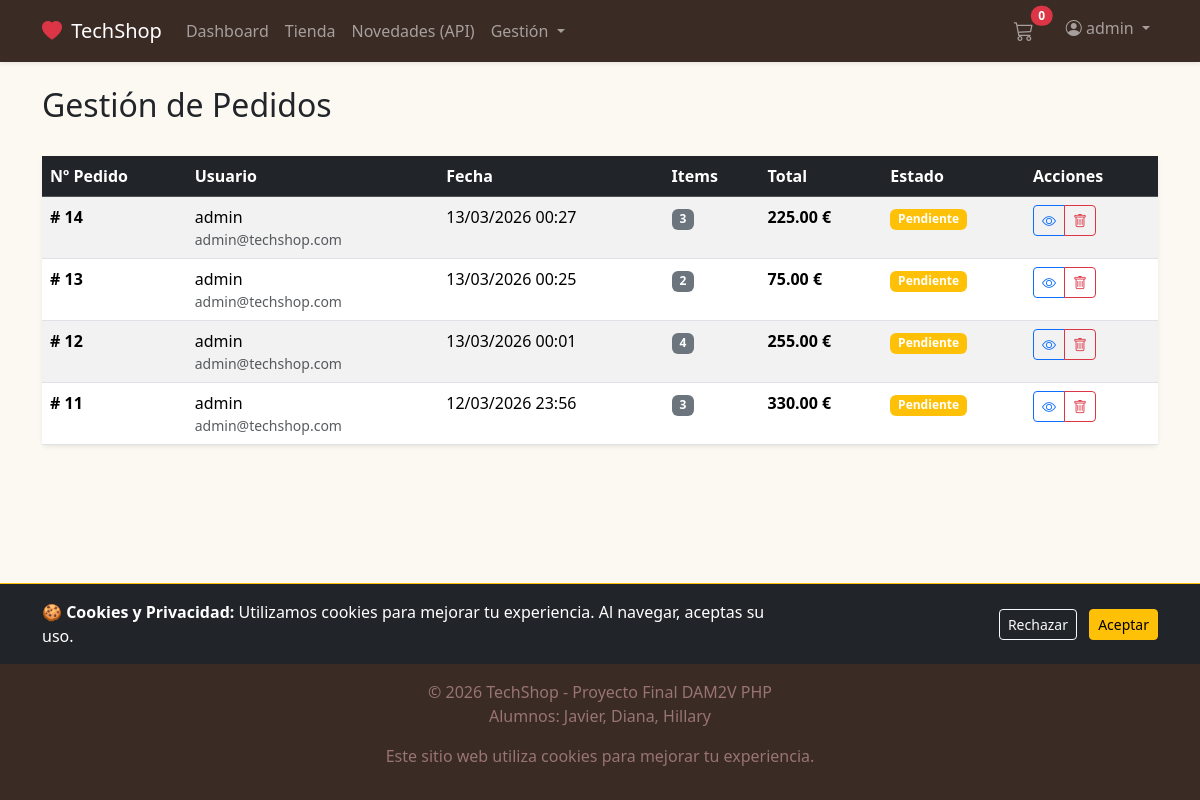
Page /crud_pedidos.php (signed in) on the committed database.
### tables this page shows
CREATE TABLE `usuarios` (
  `id` int(11) NOT NULL,
  `nombre_usuario` varchar(50) NOT NULL,
  `email` varchar(100) NOT NULL,
  `password` varchar(255) NOT NULL,
  `nombre` varchar(50) NOT NULL,
  `apellidos` varchar(100) NOT NULL,
  `telefono` varchar(20) DEFAULT NULL,
  `direccion` text DEFAULT NULL,
  `fecha_registro` datetime DEFAULT current_timestamp(),
  `activo` tinyint(1) DEFAULT 1,
  `rol` enum('admin','vendedor','cliente') DEFAULT 'cliente'
);

CREATE TABLE `pedidos` (
  `id` int(11) NOT NULL,
  `id_usuario` int(11) NOT NULL,
  `fecha_pedido` datetime DEFAULT current_timestamp(),
  `total` decimal(10,2) NOT NULL,
  `estado` enum('Pendiente','Enviado','Entregado') DEFAULT 'Pendiente',
  `direccion_envio` text NOT NULL,
  `notas` text DEFAULT NULL,
  `num_items` int(11) NOT NULL,
  `impuesto` decimal(10,2) DEFAULT 0.00,
  `descuento` decimal(10,2) DEFAULT 0.00
);

### includes/functions.php (called while the page is built, shortened)
<?php
function isLogged()
{
    return isset($_SESSION['usuario_id']);
}
function isSellerOrAdmin()
{
    return isLogged() && isset($_SESSION['usuario_rol']) && in_array($_SESSION['usuario_rol'], ['admin', 'vendedor']);
}
function getLoggedUser($pdo)
{
    if (isLogged()) {
        $stmt = $pdo->prepare("SELECT * FROM usuarios WHERE id = ?");
        $stmt->execute([$_SESSION['usuario_id']]);
        $user = $stmt->fetch();
        return $user ? $user : false;
    }
    return false;
}
?>

### crud_pedidos.php (the view, shortened to what this page needs)
<?php
require_once 'config/db.php';
require_once 'includes/functions.php';
$action = $_GET['action'] ?? 'list';
require_once 'includes/header.php';
?>
<div class="d-flex justify-content-between align-items-center mb-4">
    <h2>Gestión de Pedidos</h2>
</div>
<?php if ($action === 'list'): ?>
    <?php
    $stmt = $pdo->query("
        SELECT p.*, u.nombre_usuario, u.email
        FROM pedidos p
        JOIN usuarios u ON p.id_usuario = u.id
        ORDER BY p.id DESC
    ");
    $pedidos = $stmt->fetchAll();
    ?>
    <div class="card shadow-sm border-0">
        <div class="card-body p-0">
            <div class="table-responsive">
                <table class="table table-hover table-striped mb-0">
                    <thead class="table-dark">
                        <tr>
                            <th>Nº Pedido</th>
                            <th>Usuario</th>
                            <th>Fecha</th>
                            <th>Items</th>
                            <th>Total</th>
                            <th>Estado</th>
                            <th>Acciones</th>
                        </tr>
                    </thead>
                    <tbody>
                        <?php foreach ($pedidos as $p): ?>
                            <tr>
                                <td><strong>#
                                        <?= $p['id'] ?>
                                    </strong></td>
                                <td>
                                    <?= htmlspecialchars($p['nombre_usuario']) ?>
                                    <div class="small text-muted">
                                        <?= htmlspecialchars($p['email']) ?>
                                    </div>
                                </td>
                                <td>
                                    <?= date('d/m/Y H:i', strtotime($p['fecha_pedido'])) ?>
                                </td>
                                <td><span class="badge bg-secondary">
                                        <?= $p['num_items'] ?>
                                    </span></td>
                                <td><strong>
                                        <?= number_format($p['total'], 2) ?> €
                                    </strong></td>
                                <td>
                                    <?php
                                    $bg = 'bg-warning';
                                    ?>
                                    <span class="badge <?= $bg ?>">
                                        <?= $p['estado'] ?>
                                    </span>
                                </td>
                                <td>
                                    <div class="btn-group btn-group-sm">
                                        <a href="?action=edit&id=<?= $p['id'] ?>" class="btn btn-outline-primary"
                                            title="Editar/Ver Detalles"><i class="bi bi-eye"></i></a>
                                        <a href="?delete=<?= $p['id'] ?>" class="btn btn-outline-danger" title="Borrar"
                                            onclick="return confirmarBorrado('pedido');"><i class="bi bi-trash"></i></a>
                                    </div>
                                </td>
                            </tr>
                        <?php endforeach; ?>
                    </tbody>
                </table>
            </div>
        </div>
    </div>
<?php endif; ?>
<?php require_once 'includes/footer.php'; ?>

### includes/header.php (shortened to what this page needs)
<?php
require_once __DIR__ . '/../config/db.php';
require_once __DIR__ . '/functions.php';
$loggedUser = getLoggedUser($pdo);
?>
<!DOCTYPE html>
<html lang="es">
<head>
    <link href="https://cdn.jsdelivr.net/npm/bootstrap@5.3.2/dist/css/bootstrap.min.css" rel="stylesheet">
    <link href="css/estilos.css" rel="stylesheet">
    <link rel="stylesheet" href="https://cdn.jsdelivr.net/npm/bootstrap-icons@1.11.1/font/bootstrap-icons.css">
</head>
<body>
    <nav class="navbar navbar-expand-lg navbar-dark nav-petshop shadow-sm">
        <div class="container">
            <a class="navbar-brand" href="dashboard.php">
                <i class="bi bi-heart-fill text-danger me-1"></i> TechShop
            </a>
            <div class="collapse navbar-collapse" id="navbarNav">
                <ul class="navbar-nav me-auto">
                    <?php if (isLogged()): ?>
                        <?php if (isSellerOrAdmin()): ?>
                            <li class="nav-item">
                                <a class="nav-link" href="dashboard.php">Dashboard</a>
                            </li>
                            <li class="nav-item">
                                <a class="nav-link" href="productos_publicos.php">Tienda</a>
                            </li>
                            <li class="nav-item">
                                <a class="nav-link" href="api_externa.php">Novedades (API)</a>
                            </li>
                            <li class="nav-item dropdown">
                                <a class="nav-link dropdown-toggle" href="#" role="button" data-bs-toggle="dropdown">
                                    Gestión
                                </a>
                            </li>
                        <?php endif; ?>
                    <?php else: ?>
                        <li class="nav-item">
                            <a class="nav-link" href="productos_publicos.php">Tienda Publica</a>
                        </li>
                    <?php endif; ?>
                </ul>
                <ul class="navbar-nav">
                    <?php if (isLogged()): ?>
                        <li class="nav-item">
                            <a class="nav-link position-relative me-3" href="#" data-bs-toggle="modal"
                                data-bs-target="#cartModal">
                                <i class="bi bi-cart3 fs-5"></i>
                                <span
                                    class="position-absolute top-10 start-100 translate-middle badge rounded-pill bg-danger"
                                    id="cartCount">0</span>
                            </a>
                        </li>
                        <li class="nav-item dropdown">
                            <a class="nav-link dropdown-toggle" href="#" role="button" data-bs-toggle="dropdown">
                                <i class="bi bi-person-circle"></i>
                                <?= htmlspecialchars($loggedUser['nombre_usuario']) ?>
                            </a>
                        </li>
                    <?php endif; ?>
                </ul>
            </div>
        </div>
    </nav>
    <main class="container my-4">

### css/estilos.css (style rules this page uses)
:root { --pet-primary: #453f3a2e; --pet-secondary: #4ea899; --pet-dark: #3a2b25; }
body { background-color: #fcf9f2; display: flex; flex-direction: column; min-height: 100vh; }
main { flex: 1; }
.nav-petshop { background-color: var(--pet-dark) !important; }

### rows in the picture
usuarios: nombre_usuario "admin"
pedidos: id "14", id_usuario.nombre_usuario "admin", id_usuario.email "admin@techshop.com", fecha_pedido "13/03/2026 00:27", num_items "3", total "225.00", estado "Pendiente"
pedidos: id "13", id_usuario.nombre_usuario "admin", id_usuario.email "admin@techshop.com", fecha_pedido "13/03/2026 00:25", num_items "2", total "75.00", estado "Pendiente"
pedidos: id "12", id_usuario.nombre_usuario "admin", id_usuario.email "admin@techshop.com", fecha_pedido "13/03/2026 00:01", num_items "4", total "255.00", estado "Pendiente"
pedidos: id "11", id_usuario.nombre_usuario "admin", id_usuario.email "admin@techshop.com", fecha_pedido "12/03/2026 23:56", num_items "3", total "330.00", estado "Pendiente"
